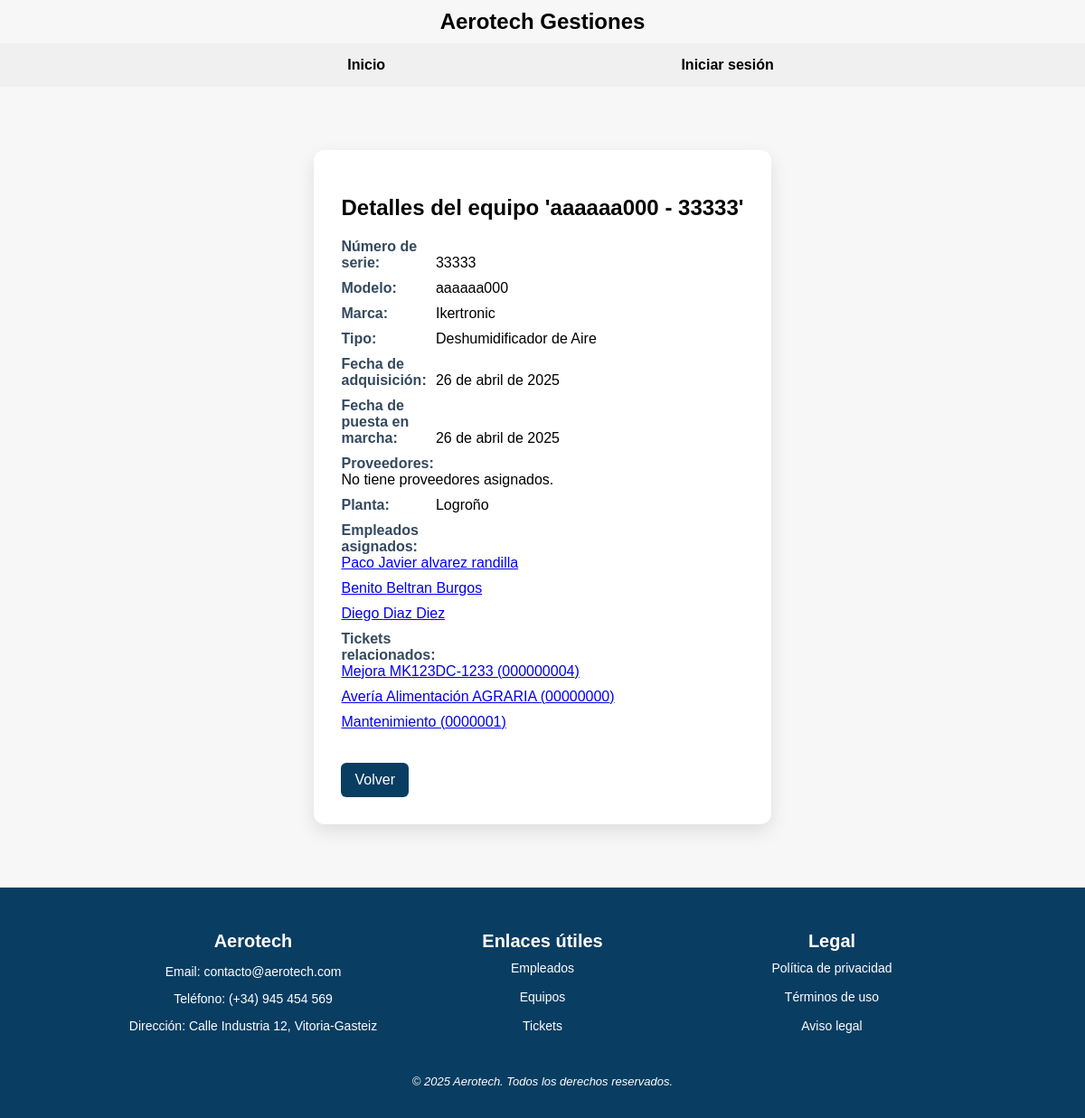
The app's page /Aerotech/equipo/1/ with its own data.
### Aerotech/models.py (models this page shows, shortened)
class Equipo(models.Model):
    MODELOS = [
        ('aaaaaa000', 'aaaaaa000'),
        ('aaaaaaa111', 'aaaaaaa111'),
        ('aaaaaaa999', 'aaaaaaa999'),
        ('aaaaaaa888', 'aaaaaaa888'),
    ]
    MARCAS = [
        ('Ikertronic', 'Ikertronic'),
        ('JonAndertech', 'JonAndertech'),
    ]
    TIPOS = [
        ('Deshumidificador de Aire', 'Deshumidificador de Aire'),
        ('Depuradora', 'Depuradora'),
        ('Aire Acondicionado', 'Aire Acondicionado'),
    ]
    numero_serie = models.CharField(max_length=100, unique=True)
    modelo = models.CharField(max_length=50, choices=MODELOS)
    marca = models.CharField(max_length=50, choices=MARCAS)
    tipo = models.CharField(max_length=50, choices=TIPOS)
    fecha_adquisicion = models.DateField()
    fecha_puesta_marcha = models.DateField()
    planta = models.CharField(max_length=100)
    proveedores = models.ManyToManyField(Proveedor, related_name='proveedores')
    empleados = models.ManyToManyField(Empleado, related_name="equipos_asignados")

class Empleado(models.Model):
    DEPARTAMENTOS = [
        ('Dirección', 'Dirección'),
        ('Mantenimiento', 'Mantenimiento'),
        ('Logística', 'Logística'),
    ]
    dni = models.CharField(max_length=9, unique=True)
    nombre = models.CharField(max_length=100)
    apellidos = models.CharField(max_length=150)
    email = models.EmailField()
    telefono = models.CharField(max_length=15)
    username = models.CharField(max_length=150, unique=True, null=True, blank=True)
    departamento = models.CharField(max_length=50, choices=DEPARTAMENTOS)
    password = models.CharField(max_length=100, default="")   # PRUEBA PARA VER SI FUNCIONA EL LOGGER y pss VACIA

class Ticket(models.Model):
    URGENCIA = [
        ('alta', 'Alta'),
        ('media', 'Media'),
        ('baja', 'Baja')
        ]
    TIPO = [
        ('averia', 'Avería'),
        ('mejora', 'Mejora'),
        ('mantenimiento', 'Mantenimiento')
    ]
    ESTADO = [
        ('abierto', 'Abierto'),
        ('cerrado', 'Cerrado')
    ]
    referencia = models.CharField(max_length=100, unique=True)
    titulo = models.CharField(max_length=200)
    descripcion = models.TextField()
    fecha_apertura = models.DateField(auto_now_add=True)
    fecha_resolucion = models.DateField(null=True, blank=True)
    urgencia = models.CharField(max_length=10, choices=URGENCIA)
    tipo = models.CharField(max_length=15, choices=TIPO)
    estado = models.CharField(max_length=10, choices=ESTADO)
    empleado = models.ForeignKey(Empleado, on_delete=models.SET_NULL, null=True)
    equipos = models.ManyToManyField(Equipo)

### Aerotech/views.py (the view)
# urls.py: path('equipo/<int:pk>/', views.DetalleEquipo.as_view(), name='detalles-equipo'),
class DetalleEquipo(DetailView):
    model = Equipo
    template_name = 'detalles_equipo.html'
    context_object_name = 'equipo'

### Aerotech/templates/detalles_equipo.html (shortened to what this page needs)
{% extends 'Base.html' %}
{% block content %}
<div class="card">
    <h2>Detalles del equipo '{{ equipo.modelo }} - {{ equipo.numero_serie }}'</h2>
    <ul>
        <li><strong>Número de serie:</strong> {{ equipo.numero_serie }}</li>
        <li><strong>Modelo:</strong> {{ equipo.modelo }}</li>
        <li><strong>Marca:</strong> {{ equipo.marca }}</li>
        <li><strong>Tipo:</strong> {{ equipo.tipo }}</li>
        <li><strong>Fecha de adquisición:</strong> {{ equipo.fecha_adquisicion }}</li>
        <li><strong>Fecha de puesta en marcha:</strong> {{ equipo.fecha_puesta_marcha }}</li>
        <li><strong>Proveedores:</strong>
            <ul>
                {% for proveedor in equipo.proveedores.all %}
                <li>{{ proveedor.nombre }}</li>
                {% empty %}
                <li>No tiene proveedores asignados.</li>
                {% endfor %}
            </ul>
        </li>
        <li><strong>Planta:</strong> {{ equipo.planta }}</li>
        <li><strong>Empleados asignados:</strong>
            <ul>
                {% for empleado in equipo.empleados.all %}
                <li>
                    <a href="{% url 'detalles-empleado' empleado.id %}">
                        {{ empleado.nombre }} {{ empleado.apellidos }}
                    </a>
                </li>
                {% empty %}
                <li>No hay empleados asignados</li>
                {% endfor %}
            </ul>
        </li>
        <li><strong>Tickets relacionados:</strong>
            <ul>
                {% for ticket in equipo.ticket_set.all %}
                <li>
                    <a href="{% url 'detalle-ticket' ticket.id %}">
                        {{ ticket.titulo }} ({{ ticket.referencia }})
                    </a>
                </li>
                {% empty %}
                <li>No hay tickets asignados</li>
                {% endfor %}
            </ul>
        </li>
    </ul>
    <a class="btn" href="{% url 'lista-equipos' %}">Volver</a>
</div>
{% endblock %}

### static/css/estilos.css (style rules this page uses)
html, body { height: 100%; padding: 0; display: flex; flex-direction: column; font-family: Arial, sans-serif; margin: 0px; background-color: #f7f7f7; }
.card { background-color: #ffffff; max-width: 600px; margin: 40px auto; padding: 30px; border-radius: 12px; box-shadow: 0 8px 20px rgba(0, 0, 0, 0.1); }
.card h2 { font-size: 24px; color: #050505; margin-bottom: 20px; }
.card ul { list-style: none; padding: 0; }
.card li { margin-bottom: 10px; font-size: 16px; }
.card li strong { width: 100px; display: inline-block; color: #34495e; }
.btn { display: inline-block; margin-top: 20px; padding: 10px 15px; background-color: #0a3d62; color: white; text-decoration: none; border-radius: 6px; transition: background-color 0.3s ease; }

### records on screen
Equipo: modelo "aaaaaa000", numero_serie "33333", marca "Ikertronic", tipo "Deshumidificador de Aire", fecha_adquisicion "26 de abril de 2025", fecha_puesta_marcha "26 de abril de 2025", planta "Logroño"
Empleado: nombre "Paco Javier", apellidos "alvarez randilla"
Empleado: nombre "Benito", apellidos "Beltran Burgos"
Empleado: nombre "Diego", apellidos "Diaz Diez"
Ticket: titulo "Mejora MK123DC-1233", referencia "000000004"
Ticket: titulo "Avería Alimentación AGRARIA", referencia "00000000"
Ticket: titulo "Mantenimiento", referencia "0000001"
